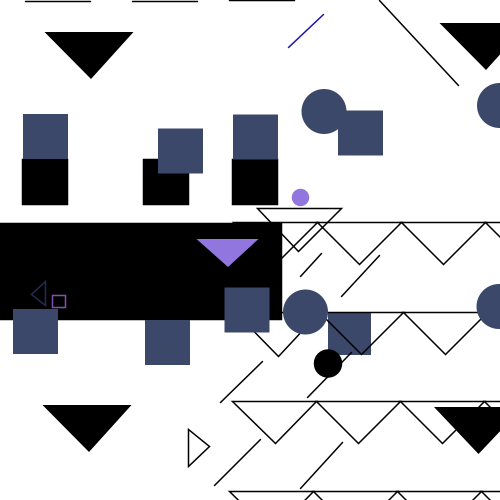
Frame 1 (no input)
Frame 60 (the mouse pressed at the canvas centre just before this capture): identical to frame 1, image omitted
Frame 120 (the mouse held since frame 60 and released just before this capture): identical to frame 1, image omitted

The Processing sketch that drew this single still picture (run headless with seeded random() and noise(); from frame 60 on, the mouse is pressed at the canvas centre):

// Processing sketch: Art_remake
// ── Art_remake.pde
void setup() {
  size(500, 500); 
  rectMode(CENTER);  //black rect
}


void draw() {
   scale(0.50);
  //transformation matrix to move things around
  //isolate each shapes by individual pieces to move around
  //move group of shapes using translate
  background(255);

  //drawing triangles 
  int triRadius = 84; //size of all triangles
  int triSpacing = 179; //distance between all triangles

  noFill(); //set triangle clear
  strokeWeight(3); //triangles

  //Code uptop so the square can overlap
  fill(#3c486a); //square overlapping on triangle
  noStroke();
  square(699, 667, 86); //set square blue

  noFill();  //remove fill from triangles
  stroke(0); //remove stroke from triangles
  
  translate(599, 500); //origin point first set triangle
  triangle(-2, 3, -triRadius, -triRadius, triRadius, -triRadius); //overlapping triangle
  translate(-48, 29);  //moves first triangle on top of overlapping triangle
  triangle(0, 0, -triRadius, -triRadius, triRadius, -triRadius);
  translate(2*triRadius, 0); //moves second triangle in 1st row
  triangle(0, 0, -triRadius, -triRadius, triRadius, -triRadius);
  translate(2*triRadius, 0); //moves 3rd triangle in 1st row
  triangle(0, 0, -triRadius, -triRadius, triRadius, -triRadius);
  translate(2*triRadius, 0); //4th triangle peeking in first row
  triangle(0, 0, -triRadius, -triRadius, triRadius, -triRadius);


  translate(-501, triSpacing); //origin point second set triangle
  triangle(2, 4, -triRadius, -triRadius, triRadius, -triRadius);
  translate(2*triRadius, 0);
  triangle(0, 0, -triRadius, -triRadius, triRadius, -triRadius);
  translate(2*triRadius, 0);
  triangle(0, 0, -triRadius, -triRadius, triRadius, -triRadius);
  translate(2*triRadius, 0);
  triangle(0, 0, -triRadius, -triRadius, triRadius, -triRadius);

  translate(-510, triSpacing); //origin point first set triangle
  triangle(2, 0, -triRadius, -triRadius, triRadius, -triRadius);
  translate(2*triRadius, 0);
  triangle(0, 0, -triRadius, -triRadius, triRadius, -triRadius);
  translate(2*triRadius, 0);
  triangle(0, 0, -triRadius, -triRadius, triRadius, -triRadius);
  translate(2*triRadius, 0);
  triangle(0, 0, -triRadius, -triRadius, triRadius, -triRadius);

  translate(-510, triSpacing); //origin point first set triangle
  triangle(2, 0, -triRadius, -triRadius, triRadius, -triRadius);
  translate(2*triRadius, 0);
  triangle(0, 0, -triRadius, -triRadius, triRadius, -triRadius);
  translate(2*triRadius, 0);
  triangle(0, 0, -triRadius, -triRadius, triRadius, -triRadius);
  translate(2*triRadius, 0);
  triangle(0, 0, -triRadius, -triRadius, triRadius, -triRadius);
  //translate ends for triangle
  
  
  //draw black rectangle - center w/ rectmode 
  translate(-189, -816);
  int blackRectangle = 192;
  fill(0);
  rect(-577, 293, 564, blackRectangle);

  int blackSquare = 90;
  fill(0);
  square(-348, 113, blackSquare); //top left 1,2,3 squares
  square(-526, 113, blackSquare);
  square(-768, 113, blackSquare);

  int blueSquare = 90; //top left 3 blue suqares
  noStroke();
  fill(#3c486a); 
  square(-346, 24, blueSquare); //using x,y to move around
  square(-496, 52, blueSquare);
  square(-766, 23, blueSquare);
  square(-136, 16, blueSquare);
  square(-363, 370, blueSquare);
  square(-522, 435, blueSquare);
  square(-786, 413, blueSquare);


 
  int blueCircle = 90; //x,y to mvoe around
  fill(#3c486a);
  translate(-270, -96);
  circle(61, 69, blueCircle);
  translate(313, -68);
  circle(99, 125, blueCircle);
  translate(52, 494);
  circle(46, 33, blueCircle);
  translate(-395, 3);
  circle(54, 41, blueCircle);
  fill(0); //black circle
  circle(99, 144, 57);
  fill(#9276df); // pink circle
  translate(-44, -328);
  circle(88, 140, 35);



  int blackTriangle = 89; //translate move black triangles around
  fill(0);
  translate(455, -120);
  triangle(4, 5, -blackTriangle, -blackTriangle, blackTriangle, -blackTriangle);
  translate(-790, 18);
  triangle(4, 5, -blackTriangle, -blackTriangle, blackTriangle, -blackTriangle);
  translate(779, 750);
  triangle(0, 5, -blackTriangle, -blackTriangle, blackTriangle, -blackTriangle);
  translate(-783, -4);
  triangle(4, 5, -blackTriangle, -blackTriangle, blackTriangle, -blackTriangle);

  int purpleTriangle =62;
  fill(#9276df);
  translate(281, -359);
  triangle(1, -6, -purpleTriangle, -purpleTriangle, purpleTriangle, -purpleTriangle);

  //blue triangle outline - no fill only stroke
  translate(-367, 64);
  noFill();
  stroke(35, 43, 82);
  triangle(3, 7, -25, -16, 3, -42);
  //square stroke
  translate(-59, -225);
  noFill();
  stroke(127, 82, 174);
  square(89, 224, 25);
  noStroke();
  //purple square

  int linesdistance = 100;
  translate(462, -178);
  stroke(27, 20, 174);
  line(156, -172, 85, -107); //blue line
  stroke(0);
  translate(168, -5);
  line(99, -196, 257, -26); //top right blue line
  translate(-192, 461);
  line(176, -151, 133, -104);//black lines by #1 set of triangle
  translate(98, 31);
  line(194, -178, 118, -95);
  translate(-257, 243);
  line(217, -208, 133, -126);
  translate(193, -28);
  line(202, -199, 114, -108); //black circle line
  translate(-133, 153);
  line(152, -177, 60, -86);  //last set of lines
  translate(172, 4);
  line(145, -175, 60, -84);
  translate(-266, -80);
  noFill();
  triangle(144, -87, 103, -48, 103, -122);
  
  int drawTopLines = 100;
  translate(-324,-1077);
  line(230,drawTopLines,drawTopLines,drawTopLines);
  translate(215,-1);
  line(230,drawTopLines,drawTopLines,drawTopLines);
  translate(193,-1);
  line(230,drawTopLines,drawTopLines,drawTopLines);
  
//int  linesOnTop = 30;


  //how to make this triangle behind the first set? translate moves everything

  if (frameCount == 1) {
    String filename = "output";
    save(filename + ".png");
    print("canvas saved as " + filename + ".png");
  }


}
